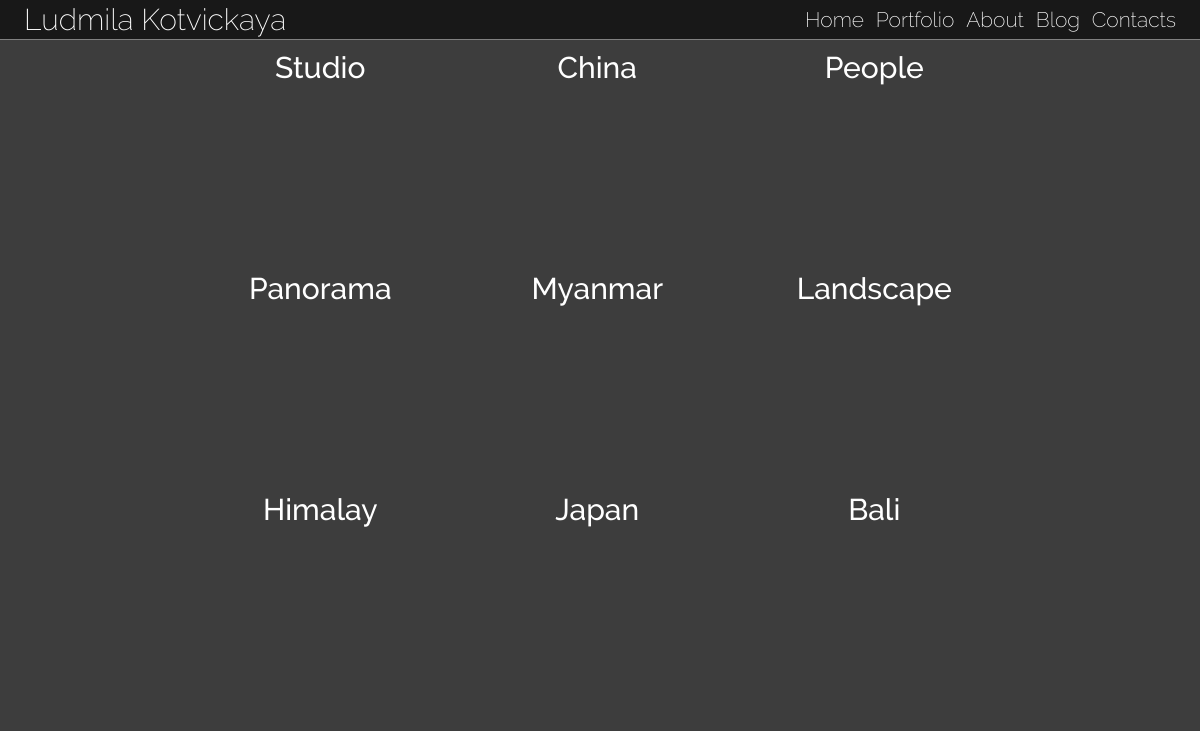
/portfolio/, run on an earlier commit of the app's database.
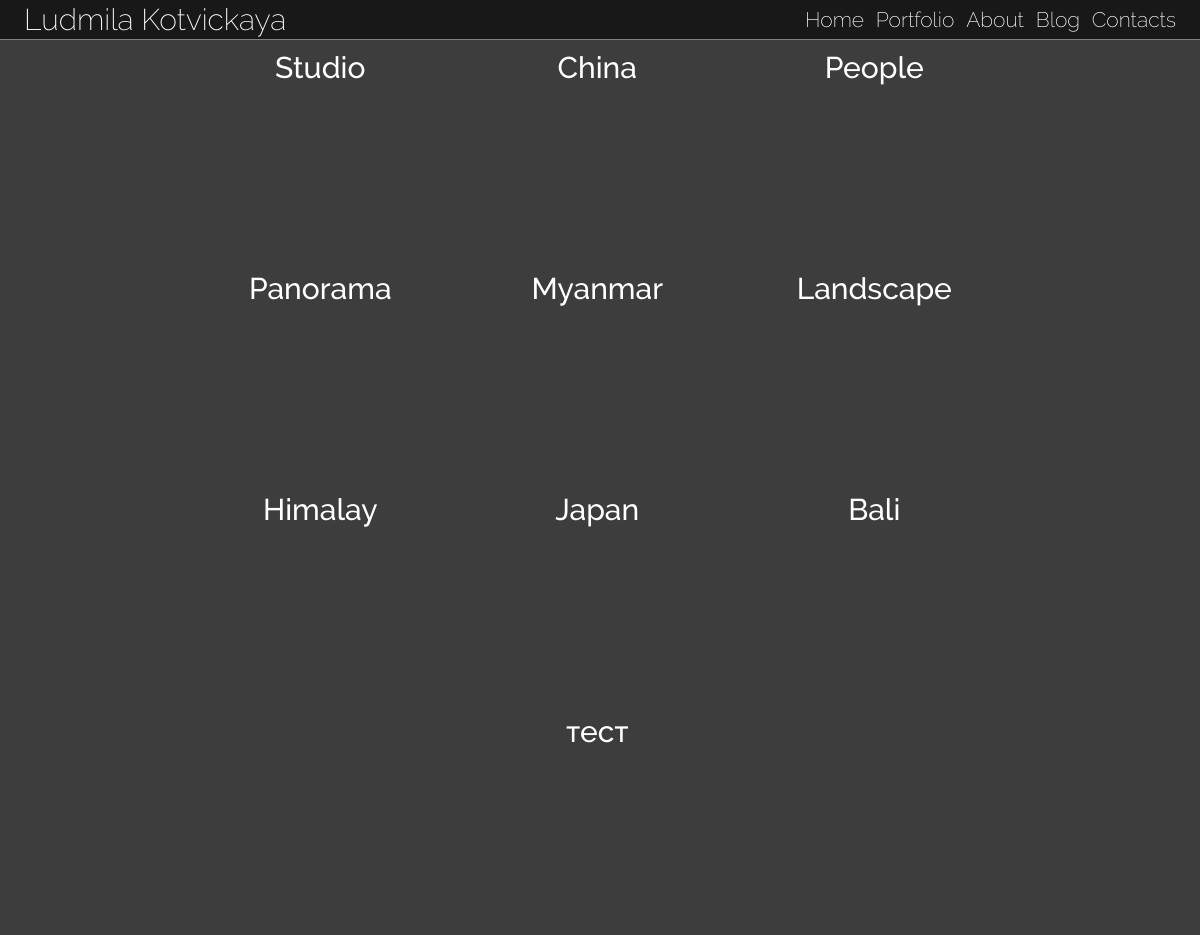
And on a later commit of the database.
### main/models.py (models this page shows, shortened)
class Album(models.Model):
    title = models.CharField(max_length=100, unique=True)
    theme_image = models.ImageField(upload_to='photos/', default='/img/default.jpg')
    description = models.CharField(max_length=2000, blank=True, null=True)
    def __str__(self):
    	return "{}".format(self.title)
    def admin_thumbnail(self):
        return u'<img src="{0}" width="150px"/>'.format(self.theme_image.url)
    admin_thumbnail.short_description = 'Thumbnail'
    admin_thumbnail.allow_tags = True

### main/views.py (the view)
# urls.py: url(r'^portfolio/([\w|\W]+)', views.PhotoList.as_view(), name="photo_list"),
def portfolio(request):
	return render(
		request,
		"portfolio.html",
		{'body_class':"body-photo"}
	)

### main/context_processors.py (called while the page is built)
def global_albums_context_processor(request):
    albums = Album.objects.all()
    print(albums)
    context = {
        'albums': albums
    }
    return context

### templates/portfolio.html (shortened to what this page needs)
{% extends 'base_main.html' %}
{% load static %}
{% block content %}
	<main class="main-container">
		<div class="galleries-inner">
			<div class="galleries-holder" style="display:none">
			{% for a in albums %}
				<a class="gallery-cover" href="{% url 'photo_list' a.title %}" style="background-image: url({{a.theme_image.url}});">{{a.title}}</a>
			{% endfor %}
			</div>
		</div>
	</main>
{% endblock %}

What changed in the data, as far as the page shows it:
added Album: title "тест"
